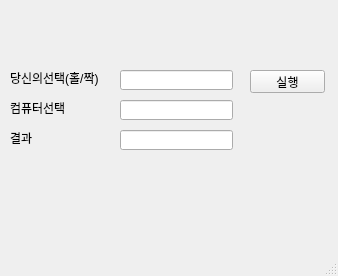
<?xml version="1.0" encoding="UTF-8"?>
<ui version="4.0">
 <class>MainWindow</class>
 <widget class="QMainWindow" name="MainWindow">
  <property name="geometry">
   <rect>
    <x>0</x>
    <y>0</y>
    <width>338</width>
    <height>276</height>
   </rect>
  </property>
  <property name="windowTitle">
   <string>MainWindow</string>
  </property>
  <widget class="QWidget" name="centralwidget">
   <widget class="QPushButton" name="pb">
    <property name="geometry">
     <rect>
      <x>250</x>
      <y>70</y>
      <width>75</width>
      <height>23</height>
     </rect>
    </property>
    <property name="text">
     <string>실행</string>
    </property>
   </widget>
   <widget class="QLineEdit" name="le1">
    <property name="geometry">
     <rect>
      <x>120</x>
      <y>70</y>
      <width>113</width>
      <height>20</height>
     </rect>
    </property>
    <property name="text">
     <string/>
    </property>
   </widget>
   <widget class="QLabel" name="lbl1">
    <property name="geometry">
     <rect>
      <x>10</x>
      <y>70</y>
      <width>111</width>
      <height>16</height>
     </rect>
    </property>
    <property name="text">
     <string>당신의선택(홀/짝)</string>
    </property>
   </widget>
   <widget class="QLabel" name="lbl2">
    <property name="geometry">
     <rect>
      <x>10</x>
      <y>100</y>
      <width>111</width>
      <height>16</height>
     </rect>
    </property>
    <property name="text">
     <string>컴퓨터선택</string>
    </property>
   </widget>
   <widget class="QLineEdit" name="le2">
    <property name="geometry">
     <rect>
      <x>120</x>
      <y>100</y>
      <width>113</width>
      <height>20</height>
     </rect>
    </property>
    <property name="text">
     <string/>
    </property>
   </widget>
   <widget class="QLabel" name="lbl3">
    <property name="geometry">
     <rect>
      <x>10</x>
      <y>130</y>
      <width>111</width>
      <height>16</height>
     </rect>
    </property>
    <property name="text">
     <string>결과</string>
    </property>
   </widget>
   <widget class="QLineEdit" name="le3">
    <property name="geometry">
     <rect>
      <x>120</x>
      <y>130</y>
      <width>113</width>
      <height>20</height>
     </rect>
    </property>
    <property name="text">
     <string/>
    </property>
   </widget>
  </widget>
  <widget class="QMenuBar" name="menubar">
   <property name="geometry">
    <rect>
     <x>0</x>
     <y>0</y>
     <width>338</width>
     <height>21</height>
    </rect>
   </property>
  </widget>
  <widget class="QStatusBar" name="statusbar"/>
 </widget>
 <resources/>
 <connections/>
</ui>
